Frame 1 (no input): blank canvas, image omitted
Frame 60 (the mouse pressed at the canvas centre just before this capture): blank canvas, image omitted
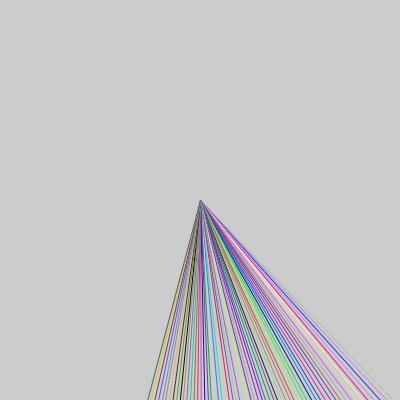
Frame 120 (the mouse held since frame 60 and released just before this capture)

The Processing sketch whose frames 1 and 60 were blank and that drew this single picture after the mouse press (run headless with seeded random() and noise(); from frame 60 on, the mouse is pressed at the canvas centre):

// Processing sketch: processing_23333
// ── processing_23333.pde

class punto2D {
  float x;
  float y;
  punto2D(float x1, float y1)
  {
    x=x1;
    y=y1;
  }

  void display() {
    point(x,y);
  }

  void rotar(float angulo)
  {
    x = x*cos(angulo*3.14/180.0)-y*sin(angulo*3.14/180.0); 
    y = x*sin(angulo*3.14/180.0)+y*cos(angulo*3.14/180.0);
  }

  void rotarconPunto(float angulo, punto2D ref) {
    x=(x-ref.x)*cos(angulo*3.14/180.0)-(y-ref.y)*sin(angulo*3.14/180.0)+ref.x;
    y=(x-ref.x)*sin(angulo*3.14/180.0)+(y-ref.y)*cos(angulo*3.14/180.0)+ref.y;
  }

  punto2D rotarconPunto2(float angulo, punto2D ref) {
    float x0=(x-ref.x)*cos(angulo*3.14/180.0)-(y-ref.y)*sin(angulo*3.14/180.0)+ref.x;
    float y0=(x-ref.x)*sin(angulo*3.14/180.0)+(y-ref.y)*cos(angulo*3.14/180.0)+ref.y;
    punto2D p=new punto2D(x0,y0);
    return p;
  }

  void trasladar(float Tx, float Ty) {
    x = x+Tx;
    y = y+Ty;
  }
}

float ang = 0;
punto2D punto = new punto2D(400,400);
punto2D p = new punto2D(punto.x,punto.y);

void setup() {
  size(400,400);
}

void draw() {
  if(punto.x !=0 && punto.y !=0) {
      ang+=1;
//    p.rotar(ang);
      p.rotarconPunto(ang, new punto2D(punto.x,punto.y));
//    p.trasladar(random(10)-5, random(10)-5);
//    punto2D d= p.rotarconPunto2(ang, new punto2D(200,200));
//    d.display();
    stroke(RED(),GREEN(),BLUE());
    strokeWeight(1);
    line(punto.x ,punto.y ,p.x ,p.y );
    
    if (ang<=360){
      ang=0;
    }
//    p.display();
  }
}

void mousePressed() {
  punto.x = mouseX;
  punto.y = mouseY;
}

float RED() {
  return random(255);
}
float GREEN() {
  return random(255);
}
float BLUE() {
  return random(255);
}
